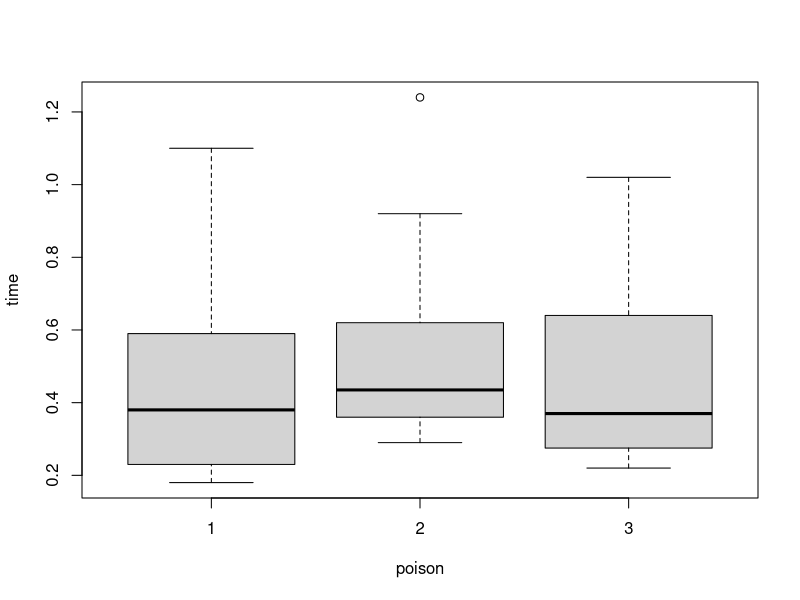
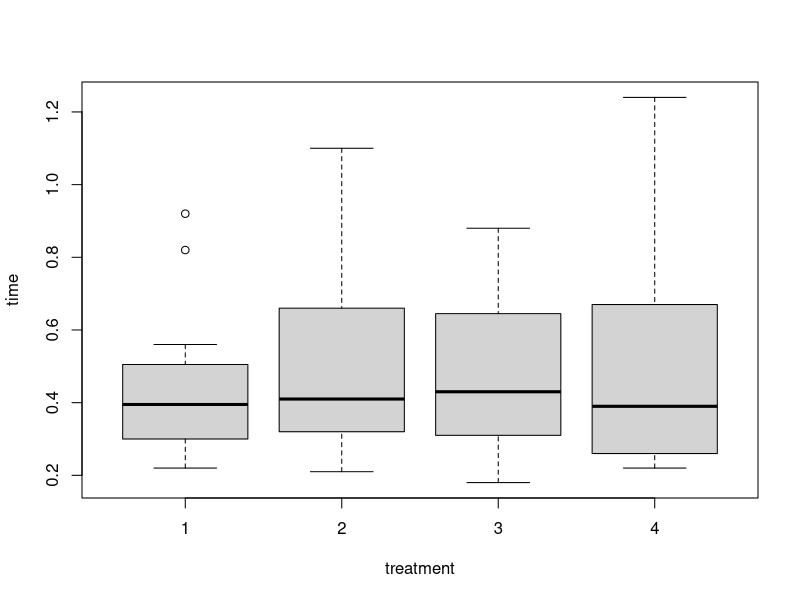

These charts were generated, in order, by the following R code:
## ---- chunk 1
knitr::opts_chunk$set(eval = TRUE)
knitr::opts_knit$set(root.dir = file.path('..', 'datasets'))
## ---- chunk 2
survival <- read.csv("survival.csv")
## ---- chunk 3
survival$poison <- as.factor(survival$poison)
survival$treatment <- as.factor(survival$treatment)
## ---- chunk 4
plot(time ~ poison + treatment, data = survival)
## ---- chunk 5
levels(survival$poison)
## ---- chunk 6
survival_lm1 <- lm(time ~ poison, data = survival)
## ---- chunk 7
survival_lm2 <- lm(time ~ poison + treatment, data = survival)
## ---- chunk 8
survival_lm3 <- lm(time ~ poison + treatment + poison:treatment, data = survival)
